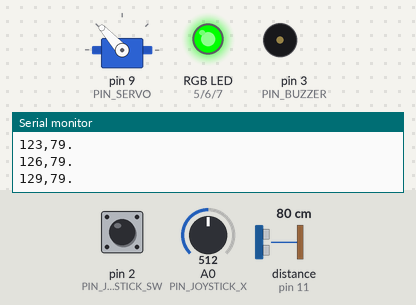
The sketch below on a simulated Arduino Uno, built with avr-gcc and run on an emulated ATmega328P. Parts: servo, an RGB LED mixed from three pins (HIGH = lit), buzzer (waves = sounding, pin HIGH), the last lines printed to the serial monitor. Wiring (inferred from the names in the program): ultrasonic range finder: trigger pin 10; echo pin 11. Inputs (shaded band) come from the test bench; at power-on: pin 2 (PIN_JOYSTICK_SW) HIGH, distance to the obstacle (sensor on pin 11) 80 cm, A0 (PIN_JOYSTICK_X) = 512. The echo pulse lasts 58.3 µs per cm; pins used as bus, display or sensor lines are not drawn.

Above: at 2.39 s.
2.4 s: pin 2 (PIN_JOYSTICK_SW) pulled LOW for 0.15 s
At 3.7 s:
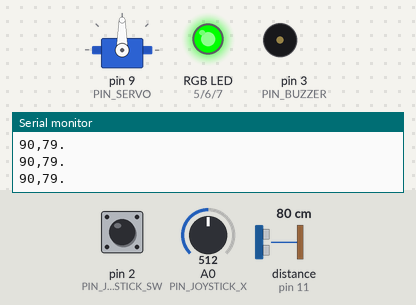
4.1 s: distance to the obstacle (sensor on pin 11) set to 55 cm
5.6 s: distance to the obstacle (sensor on pin 11) set to 48 cm
At 6.7 s:
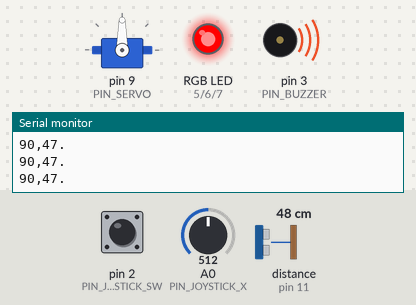
7.1 s: A0 (PIN_JOYSTICK_X) set to 390
At 8.2 s:
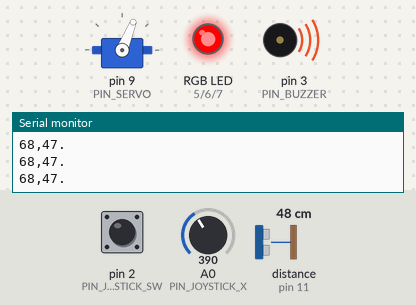
8.6 s: distance to the obstacle (sensor on pin 11) set to 250 cm
At 8.9 s:
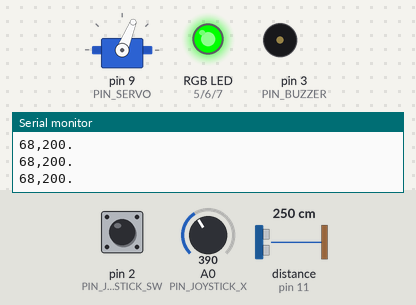
10.1 s: A0 (PIN_JOYSTICK_X) set to 306
At 11.6 s:
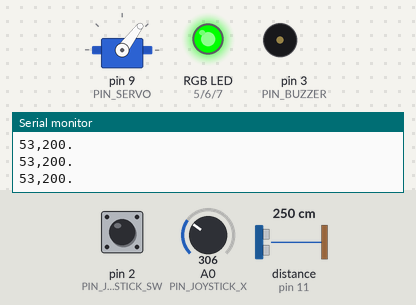
Timing chart, 0 to 12.6 s (numbered marks = the images above; inputs shaded):
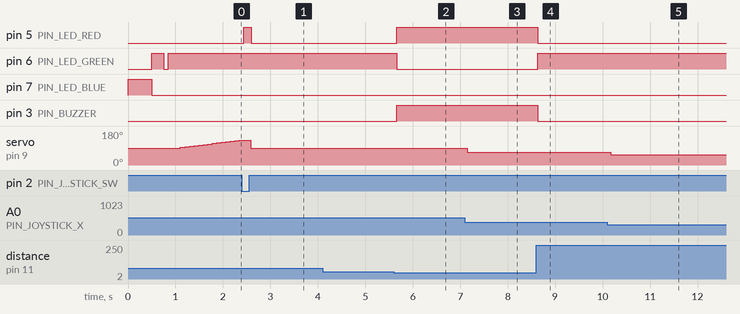

Measured:
- the behaviour switches between 51 and 50 cm on distance to the obstacle (sensor on pin 11) (found by bisection; images 1 and 2)
- after the input at 2.4 s, pin 5 (PIN_LED_RED): LOW → HIGH at once, → LOW 0.16 s later
- after the input at 5.6 s, pin 5 (PIN_LED_RED), pin 3 (PIN_BUZZER): LOW → HIGH after 0.07 s; pin 6 (PIN_LED_GREEN): HIGH → LOW after 0.07 s
- after the input at 7.1 s, servo on pin 9 (PIN_SERVO): 90° → 68° at once
- after the input at 8.6 s, pin 5 (PIN_LED_RED), pin 3 (PIN_BUZZER): HIGH → LOW at once; pin 6 (PIN_LED_GREEN): LOW → HIGH at once
- after the input at 10.1 s, servo on pin 9 (PIN_SERVO): 68° → 53° after 0.07 s

The sketch:

vega_radar_lab.ino
```cpp
/*
 * ============================================================================
 * Arduino-Based Ultrasonic Radar System
 * Dual-Mode Control: Automatic Sweep & Manual Joystick Targeting
 * ============================================================================
 *
 * Hardware Platform: Arduino UNO R3 (ATmega328P)
 * Peripherals:
 *   - HC-SR04 Ultrasonic Distance Sensor (Time-of-Flight)
 *   - SG90 Micro Servomotor (PWM-controlled, 0-180°)
 *   - KY-023 Analog Joystick Module (X-axis + push-button switch)
 *   - KY-012 Active Piezoelectric Buzzer
 *   - KY-016 Common-Cathode RGB LED (PWM-driven)
 *
 * Serial Protocol: CSV format [Angle],[Distance]. @ 9600 baud
 *
 * Author: MohammadJavad Zaker Esfahani
 * Supervisor: Mehran Hosseinzadeh Dizaj
 * Institution: Islamic Azad University, Central Branch, Tehran, Iran
 * ============================================================================
 */

#include <Servo.h>

// =============================================================================
// PIN CONFIGURATION
// =============================================================================

// HC-SR04 Ultrasonic Sensor
const uint8_t PIN_TRIG = 10;        // Trigger output (digital)
const uint8_t PIN_ECHO = 11;        // Echo input (digital)

// SG90 Servomotor
const uint8_t PIN_SERVO = 9;        // PWM signal output

// KY-023 Joystick Module
const uint8_t PIN_JOYSTICK_X = A0;  // Analog X-axis input
const uint8_t PIN_JOYSTICK_SW = 2;  // Push-button switch (active-LOW)

// KY-012 Buzzer
const uint8_t PIN_BUZZER = 3;       // Digital output

// KY-016 RGB LED (Common Cathode)
const uint8_t PIN_LED_RED = 5;      // PWM channel - Red
const uint8_t PIN_LED_GREEN = 6;    // PWM channel - Green
const uint8_t PIN_LED_BLUE = 7;     // Digital channel - Blue (Uno D7 has no PWM)

// =============================================================================
// OPERATIONAL PARAMETERS
// =============================================================================

// System Timing
const unsigned long SERIAL_BAUD = 9600;
const unsigned long MEASUREMENT_INTERVAL_MS = 50;   // Inter-sample delay
const unsigned long DEBOUNCE_DELAY_MS = 200;        // Switch debounce window
const unsigned long SERVO_DELAY_AUTO_MS = 40;       // Auto-mode step delay
const unsigned long SERVO_DELAY_MANUAL_MS = 20;     // Manual-mode update delay

// HC-SR04 Timing & Constraints
const unsigned long PULSE_TIMEOUT_US = 30000;       // 30 ms max echo wait
const float SOUND_SPEED_CM_US = 0.0343;             // Speed of sound (cm/us)
const uint16_t MAX_MEASURABLE_DISTANCE_CM = 400;    // Sensor absolute max
const uint16_t EFFECTIVE_RANGE_CM = 200;            // Reliable operational range
const uint16_t ALERT_THRESHOLD_CM = 50;             // Proximity alert trigger

// Servomotor Constraints
const uint8_t SERVO_MIN_ANGLE = 0;
const uint8_t SERVO_MAX_ANGLE = 180;
const uint8_t SERVO_CENTER_ANGLE = 90;
const int8_t SERVO_STEP_SIZE = 3;                   // Degrees per auto step

// Joystick Mapping
const uint16_t JOYSTICK_MIN_RAW = 0;
const uint16_t JOYSTICK_MAX_RAW = 1023;

// =============================================================================
// SYSTEM STATE VARIABLES
// =============================================================================

Servo radarServo;

// Operating mode: 0 = Automatic sweep, 1 = Manual joystick control
volatile uint8_t operatingMode = 0;

// Servo state
int16_t servoPosition = SERVO_CENTER_ANGLE;
int8_t servoDirection = 1;                          // +1: CW, -1: CCW

// Sensor state
uint16_t measuredDistance = 0;
unsigned long lastMeasurementTime = 0;

// Switch debounce state
uint8_t previousSwitchState = HIGH;
unsigned long lastDebounceTime = 0;

// =============================================================================
// INITIALIZATION
// =============================================================================

void setup() {
  // Configure digital I/O
  pinMode(PIN_TRIG, OUTPUT);
  pinMode(PIN_ECHO, INPUT);
  pinMode(PIN_JOYSTICK_SW, INPUT_PULLUP);   // Internal pull-up enabled
  pinMode(PIN_BUZZER, OUTPUT);
  pinMode(PIN_LED_RED, OUTPUT);
  pinMode(PIN_LED_GREEN, OUTPUT);
  pinMode(PIN_LED_BLUE, OUTPUT);

  // Initialize trigger line LOW
  digitalWrite(PIN_TRIG, LOW);

  // Initialize buzzer OFF
  digitalWrite(PIN_BUZZER, LOW);

  // Initialize LED to standby (blue)
  setRGBColor(0, 0, 255);

  // Attach and center servo
  radarServo.attach(PIN_SERVO);
  radarServo.write(servoPosition);
  delay(500);  // Allow servo to reach center position

  // Initialize serial communication for Processing visualization
  Serial.begin(SERIAL_BAUD);

  // System ready indication
  setRGBColor(0, 255, 0);  // Green: system ready
  delay(250);
  setRGBColor(0, 0, 0);    // Off
  delay(100);
  setRGBColor(0, 255, 0);
  delay(250);
  setRGBColor(0, 0, 0);
}

// =============================================================================
// MAIN CONTROL LOOP
// =============================================================================

void loop() {
  // --- Mode Switching Handler ---
  processModeSwitch();

  // --- Distance Measurement ---
  measuredDistance = measureDistance();

  // --- Alert Feedback Logic ---
  updateAlertSystem(measuredDistance);

  // Send the sample before advancing its angle.
  transmitTelemetry();

  // --- Servo Control (Mode-Dependent) ---
  if (operatingMode == 0) {
    executeAutomaticSweep();
  } else {
    executeManualControl();
  }


  // --- Loop Timing Control ---
  delay(MEASUREMENT_INTERVAL_MS);
}

// =============================================================================
// MODE SWITCHING WITH DEBOUNCE
// =============================================================================

void processModeSwitch(void) {
  uint8_t currentSwitchState = digitalRead(PIN_JOYSTICK_SW);

  // Detect falling edge (HIGH -> LOW) with debounce protection
  if ((currentSwitchState == LOW) && (previousSwitchState == HIGH)) {
    unsigned long currentTime = millis();

    if ((currentTime - lastDebounceTime) > DEBOUNCE_DELAY_MS) {
      operatingMode = !operatingMode;           // Toggle mode
      lastDebounceTime = currentTime;

      // Visual mode-change feedback
      setRGBColor(255, 255, 0);  // Yellow flash
      delay(150);

      // Reset servo to center on mode change for predictability
      servoPosition = SERVO_CENTER_ANGLE;
      radarServo.write(servoPosition);
    }
  }

  previousSwitchState = currentSwitchState;
}

// =============================================================================
// ULTRASONIC DISTANCE MEASUREMENT
// =============================================================================

uint16_t measureDistance(void) {
  // Transmit 10 us trigger pulse
  digitalWrite(PIN_TRIG, LOW);
  delayMicroseconds(2);
  digitalWrite(PIN_TRIG, HIGH);
  delayMicroseconds(10);
  digitalWrite(PIN_TRIG, LOW);

  // Measure echo pulse duration with timeout protection
  unsigned long pulseDuration = pulseIn(PIN_ECHO, HIGH, PULSE_TIMEOUT_US);

  // Handle timeout condition (no echo received)
  if (pulseDuration == 0) {
    return 0;  // No valid echo; suppress target plotting.
  }

  // Calculate one-way distance: d = (t * v) / 2
  uint16_t calculatedDistance = (uint16_t)((pulseDuration * SOUND_SPEED_CM_US) / 2.0);

  // Constrain to valid operational envelope
  if (calculatedDistance > EFFECTIVE_RANGE_CM) {
    calculatedDistance = EFFECTIVE_RANGE_CM;
  }

  return calculatedDistance;
}

// =============================================================================
// ALERT & FEEDBACK SYSTEM
// =============================================================================

void updateAlertSystem(uint16_t distance) {
  if ((distance < ALERT_THRESHOLD_CM) && (distance > 0)) {
    // Target detected within alert zone
    digitalWrite(PIN_BUZZER, HIGH);
    setRGBColor(255, 0, 0);     // Red: alert state
  } else {
    // Clear field
    digitalWrite(PIN_BUZZER, LOW);
    setRGBColor(0, 255, 0);     // Green: all clear
  }
}

// =============================================================================
// SERVO CONTROL MODES
// =============================================================================

void executeAutomaticSweep(void) {
  // Increment position with directional step
  servoPosition += (servoDirection * SERVO_STEP_SIZE);

  // Boundary detection and direction reversal
  if (servoPosition >= SERVO_MAX_ANGLE) {
    servoPosition = SERVO_MAX_ANGLE;
    servoDirection = -1;
  } else if (servoPosition <= SERVO_MIN_ANGLE) {
    servoPosition = SERVO_MIN_ANGLE;
    servoDirection = 1;
  }

  // Apply position command
  radarServo.write((uint8_t)servoPosition);

  // Sweep smoothness delay
  delay(SERVO_DELAY_AUTO_MS);
}

void executeManualControl(void) {
  // Read joystick X-axis analog value
  uint16_t joystickValue = analogRead(PIN_JOYSTICK_X);

  // Map joystick range to servo angular range
  servoPosition = map(joystickValue, JOYSTICK_MIN_RAW, JOYSTICK_MAX_RAW,
                      SERVO_MIN_ANGLE, SERVO_MAX_ANGLE);

  // Apply constrained position command
  servoPosition = constrain(servoPosition, SERVO_MIN_ANGLE, SERVO_MAX_ANGLE);
  radarServo.write((uint8_t)servoPosition);

  // Manual mode update delay
  delay(SERVO_DELAY_MANUAL_MS);
}

// =============================================================================
// SERIAL TELEMETRY PROTOCOL
// Format: [Angle],[Distance].
// Example: "90,45."
// =============================================================================

void transmitTelemetry(void) {
  Serial.print(servoPosition);
  Serial.print(",");
  Serial.print(measuredDistance);
  Serial.println(".");
}

// =============================================================================
// RGB LED COLOR CONTROL
// =============================================================================

void setRGBColor(uint8_t red, uint8_t green, uint8_t blue) {
  analogWrite(PIN_LED_RED, red);
  analogWrite(PIN_LED_GREEN, green);
  analogWrite(PIN_LED_BLUE, blue);
}
```
